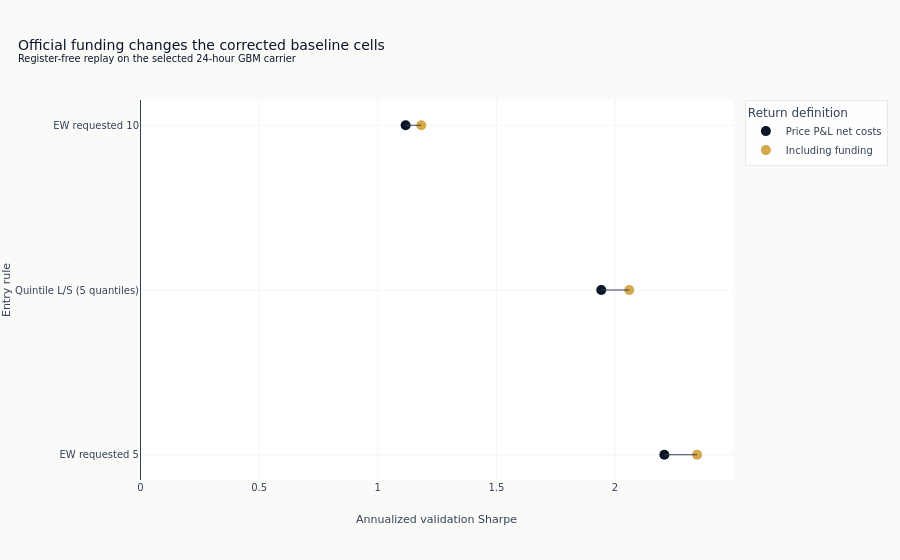

Notebook source saved alongside this figure:
### Markdown cell above
Connecting segments show the within-cell accounting change; the zero line remains the common
performance baseline.

### Code cell
for index in range(replay.height):
    fig.add_shape(
        type="line",
        x0=replay["price_only_sharpe"][index],
        x1=replay["with_funding_sharpe"][index],
        y0=labels[index],
        y1=labels[index],
        line={"color": COLORS["neutral"], "width": 1},
    )
fig.add_vline(x=0, line_color=COLORS["neutral"], line_width=1)
fig.update_layout(
    title={
        "text": "Official funding changes the corrected baseline cells"
        "<br><sup>Register-free replay on the selected 24-hour GBM carrier</sup>",
        "x": 0.02,
        "xanchor": "left",
    },
    xaxis_title="Annualized validation Sharpe",
    yaxis_title="Entry rule",
    legend_title="Return definition",
    margin={"l": 140},
)
fig.show()

### Figure 1 — Plotly figure (JSON) as saved in the notebook; plotly's stock layout.template omitted (floating-point values rounded to 4 significant figures)
{"data": [{"marker": {"color": "#0a1628", "size": 10}, "mode": "markers", "name": "Price P&L net costs", "type": "scatter", "x": [2.208, 1.942, 1.118], "y": ["EW requested 5", "Quintile L/S (5 quantiles)", "EW requested 10"]}, {"marker": {"color": "#D4A84B", "size": 10}, "mode": "markers", "name": "Including funding", "type": "scatter", "x": [2.346, 2.06, 1.184], "y": ["EW requested 5", "Quintile L/S (5 quantiles)", "EW requested 10"]}], "layout": {"legend": {"title": {"text": "Return definition"}}, "margin": {"l": 140}, "shapes": [{"line": {"color": "#334155", "width": 1}, "type": "line", "x0": 2.208, "x1": 2.346, "y0": "EW requested 5", "y1": "EW requested 5"}, {"line": {"color": "#334155", "width": 1}, "type": "line", "x0": 1.942, "x1": 2.06, "y0": "Quintile L/S (5 quantiles)", "y1": "Quintile L/S (5 quantiles)"}, {"line": {"color": "#334155", "width": 1}, "type": "line", "x0": 1.118, "x1": 1.184, "y0": "EW requested 10", "y1": "EW requested 10"}, {"line": {"color": "#334155", "width": 1}, "type": "line", "x0": 0, "x1": 0, "xref": "x", "y0": 0, "y1": 1, "yref": "y domain"}], "title": {"text": "Official funding changes the corrected baseline cells<br><sup>Register-free replay on the selected 24-hour GBM carrier</sup>", "x": 0.02, "xanchor": "left"}, "xaxis": {"title": {"text": "Annualized validation Sharpe"}}, "yaxis": {"title": {"text": "Entry rule"}}}}
